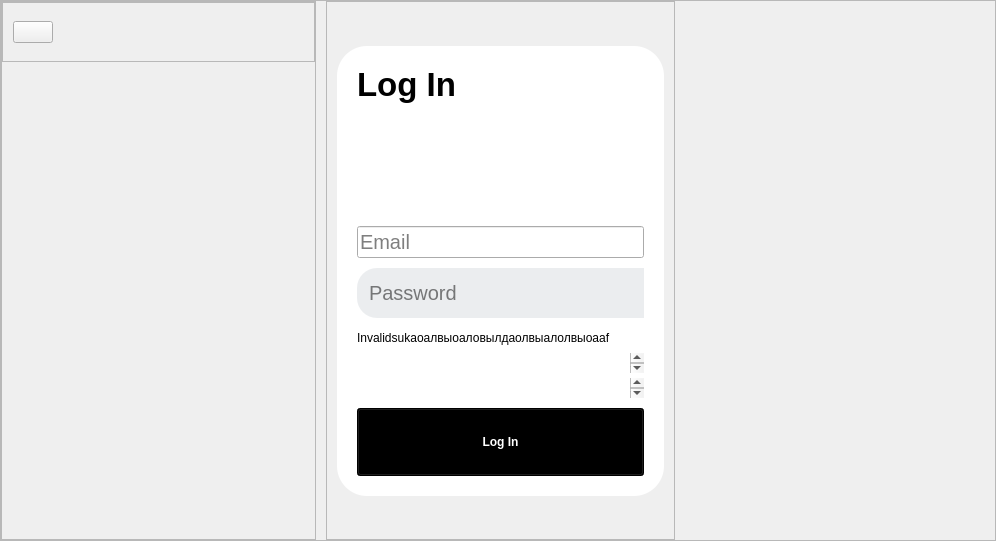
     <widget class="QWidget" name="page_Main">
      <property name="styleSheet">
       <string notr="true"/>
      </property>
      <layout class="QGridLayout" name="gridLayout_3">
       <property name="leftMargin">
        <number>0</number>
       </property>
       <property name="topMargin">
        <number>0</number>
       </property>
       <property name="rightMargin">
        <number>0</number>
       </property>
       <property name="bottomMargin">
        <number>0</number>
       </property>
       <property name="spacing">
        <number>0</number>
       </property>
       <item row="0" column="0">
        <widget class="QFrame" name="frame_Main">
         <property name="styleSheet">
          <string notr="true"/>
         </property>
         <property name="frameShape">
          <enum>QFrame::StyledPanel</enum>
         </property>
         <property name="frameShadow">
          <enum>QFrame::Raised</enum>
         </property>
         <layout class="QHBoxLayout" name="horizontalLayout">
          <property name="spacing">
           <number>10</number>
          </property>
          <property name="leftMargin">
           <number>0</number>
          </property>
          <property name="topMargin">
           <number>0</number>
          </property>
          <property name="rightMargin">
           <number>0</number>
          </property>
          <property name="bottomMargin">
           <number>0</number>
          </property>
          <item>
           <widget class="QFrame" name="frame_ControlMain">
            <property name="minimumSize">
             <size>
              <width>315</width>
              <height>0</height>
             </size>
            </property>
            <property name="maximumSize">
             <size>
              <width>315</width>
              <height>16777215</height>
             </size>
            </property>
            <property name="frameShape">
             <enum>QFrame::StyledPanel</enum>
            </property>
            <property name="frameShadow">
             <enum>QFrame::Raised</enum>
            </property>
            <layout class="QVBoxLayout" name="verticalLayout_2">
             <property name="spacing">
              <number>10</number>
             </property>
             <property name="leftMargin">
              <number>0</number>
             </property>
             <property name="topMargin">
              <number>0</number>
             </property>
             <property name="rightMargin">
              <number>0</number>
             </property>
             <property name="bottomMargin">
              <number>0</number>
             </property>
             <item>
              <widget class="QFrame" name="frame_Control">
               <property name="minimumSize">
                <size>
                 <width>0</width>
                 <height>60</height>
                </size>
               </property>
               <property name="maximumSize">
                <size>
                 <width>16777215</width>
                 <height>60</height>
                </size>
               </property>
               <property name="frameShape">
                <enum>QFrame::StyledPanel</enum>
               </property>
               <property name="frameShadow">
                <enum>QFrame::Raised</enum>
               </property>
               <layout class="QHBoxLayout" name="horizontalLayout_2">
                <property name="spacing">
                 <number>10</number>
                </property>
                <property name="leftMargin">
                 <number>10</number>
                </property>
                <property name="topMargin">
                 <number>10</number>
                </property>
                <property name="rightMargin">
                 <number>10</number>
                </property>
                <property name="bottomMargin">
                 <number>10</number>
                </property>
                <item>
                 <widget class="QPushButton" name="button_ControlBack">
                  <property name="text">
                   <string/>
                  </property>
                 </widget>
                </item>
                <item>
                 <spacer name="horizontalSpacer_3">
                  <property name="orientation">
                   <enum>Qt::Horizontal</enum>
                  </property>
                  <property name="sizeHint" stdset="0">
                   <size>
                    <width>252</width>
                    <height>20</height>
                   </size>
                  </property>
                 </spacer>
                </item>
               </layout>
              </widget>
             </item>
             <item>
              <spacer name="verticalSpacer_3">
               <property name="orientation">
                <enum>Qt::Vertical</enum>
               </property>
               <property name="sizeHint" stdset="0">
                <size>
                 <width>20</width>
                 <height>477</height>
                </size>
               </property>
              </spacer>
             </item>
            </layout>
           </widget>
          </item>
          <item>
           <widget class="QFrame" name="frame_LogIn_1">
            <property name="minimumSize">
             <size>
              <width>347</width>
              <height>0</height>
             </size>
            </property>
            <property name="styleSheet">
             <string notr="true"/>
            </property>
            <property name="frameShape">
             <enum>QFrame::StyledPanel</enum>
            </property>
            <property name="frameShadow">
             <enum>QFrame::Raised</enum>
            </property>
            <layout class="QVBoxLayout" name="verticalLayout">
             <property name="spacing">
              <number>10</number>
             </property>
             <property name="leftMargin">
              <number>10</number>
             </property>
             <property name="topMargin">
              <number>0</number>
             </property>
             <property name="rightMargin">
              <number>10</number>
             </property>
             <property name="bottomMargin">
              <number>0</number>
             </property>
             <item>
              <spacer name="verticalSpacer">
               <property name="orientation">
                <enum>Qt::Vertical</enum>
               </property>
               <property name="sizeHint" stdset="0">
                <size>
                 <width>20</width>
                 <height>37</height>
                </size>
               </property>
              </spacer>
             </item>
             <item>
              <widget class="QFrame" name="frame_LogIn_2">
               <property name="minimumSize">
                <size>
                 <width>0</width>
                 <height>450</height>
                </size>
               </property>
               <property name="maximumSize">
                <size>
                 <width>16777215</width>
                 <height>450</height>
                </size>
               </property>
               <property name="styleSheet">
                <string notr="true">QFrame {
	background-color: white;
	border-radius: 30px;
}

QPushButton {
	height: 60px;
	background-color: black;
	color: white;
}

QPushButton:pressed {
	background-color: rgb(30,30,30);
}</string>
               </property>
               <property name="frameShape">
                <enum>QFrame::StyledPanel</enum>
               </property>
               <property name="frameShadow">
                <enum>QFrame::Raised</enum>
               </property>
               <layout class="QGridLayout" name="gridLayout">
                <property name="leftMargin">
                 <number>0</number>
                </property>
                <property name="topMargin">
                 <number>0</number>
                </property>
                <property name="rightMargin">
                 <number>0</number>
                </property>
                <property name="bottomMargin">
                 <number>0</number>
                </property>
                <property name="spacing">
                 <number>0</number>
                </property>
                <item row="0" column="1">
                 <spacer name="verticalSpacer_4">
                  <property name="orientation">
                   <enum>Qt::Vertical</enum>
                  </property>
                  <property name="sizeType">
                   <enum>QSizePolicy::Minimum</enum>
                  </property>
                  <property name="sizeHint" stdset="0">
                   <size>
                    <width>20</width>
                    <height>20</height>
                   </size>
                  </property>
                 </spacer>
                </item>
                <item row="1" column="0">
                 <spacer name="horizontalSpacer_2">
                  <property name="orientation">
                   <enum>Qt::Horizontal</enum>
                  </property>
                  <property name="sizeType">
                   <enum>QSizePolicy::Minimum</enum>
                  </property>
                  <property name="sizeHint" stdset="0">
                   <size>
                    <width>20</width>
                    <height>20</height>
                   </size>
                  </property>
                 </spacer>
                </item>
                <item row="1" column="1">
                 <widget class="QFrame" name="frame_LogIn_3">
                  <property name="minimumSize">
                   <size>
                    <width>287</width>
                    <height>410</height>
                   </size>
                  </property>
                  <property name="styleSheet">
                   <string notr="true">QFrame#frame_PasswordInput {
	height: 60px;
	color: black;
	border-radius: 20px;
	background-color:  rgb(235, 237, 239);
	padding-left: 10px;
}


QLineEdit#line_Password {
	border: 0;
	padding-left: 0;
	background-color: rgb(235, 237, 239);
	border-top-right-radius: 0;
	border-bottom-right-radius: 0;
}

QPushButton#button_PasswordVisibility {
	height: 60px;
	border: 20px;
	background-color: rgb(235, 237, 239);
	border-top-left-radius: 0;
	border-bottom-left-radius: 0;
}</string>
                  </property>
                  <property name="frameShape">
                   <enum>QFrame::StyledPanel</enum>
                  </property>
                  <property name="frameShadow">
                   <enum>QFrame::Raised</enum>
                  </property>
                  <layout class="QVBoxLayout" name="verticalLayout_12">
                   <property name="spacing">
                    <number>10</number>
                   </property>
                   <property name="leftMargin">
                    <number>0</number>
                   </property>
                   <property name="topMargin">
                    <number>0</number>
                   </property>
                   <property name="rightMargin">
                    <number>0</number>
                   </property>
                   <property name="bottomMargin">
                    <number>0</number>
                   </property>
                   <item>
                    <widget class="QLabel" name="label_SignIn">
                     <property name="font">
                      <font>
                       <pointsize>25</pointsize>
                       <weight>75</weight>
                       <bold>true</bold>
                      </font>
                     </property>
                     <property name="text">
                      <string>Log In</string>
                     </property>
                     <property name="indent">
                      <number>0</number>
                     </property>
                    </widget>
                   </item>
                   <item>
                    <widget class="QTextBrowser" name="textBrowser_Rules">
                     <property name="maximumSize">
                      <size>
                       <width>16777215</width>
                       <height>100</height>
                      </size>
                     </property>
                     <property name="styleSheet">
                      <string notr="true"/>
                     </property>
                     <property name="html">
                      <string>&lt;!DOCTYPE HTML PUBLIC &quot;-//W3C//DTD HTML 4.0//EN&quot; &quot;http://www.w3.org/TR/REC-html40/strict.dtd&quot;&gt;
&lt;html&gt;&lt;head&gt;&lt;meta name=&quot;qrichtext&quot; content=&quot;1&quot; /&gt;&lt;style type=&quot;text/css&quot;&gt;
p, li { white-space: pre-wrap; }
&lt;/style&gt;&lt;/head&gt;&lt;body style=&quot; font-family:'.AppleSystemUIFont'; font-size:13pt; font-weight:400; font-style:normal;&quot;&gt;
&lt;p style=&quot;-qt-paragraph-type:empty; margin-top:0px; margin-bottom:0px; margin-left:0px; margin-right:0px; -qt-block-indent:0; text-indent:0px;&quot;&gt;&lt;br /&gt;&lt;/p&gt;&lt;/body&gt;&lt;/html&gt;</string>
                     </property>
                    </widget>
                   </item>
                   <item>
                    <spacer name="verticalSpacer_7">
                     <property name="orientation">
                      <enum>Qt::Vertical</enum>
                     </property>
                     <property name="sizeType">
                      <enum>QSizePolicy::Minimum</enum>
                     </property>
                     <property name="sizeHint" stdset="0">
                      <size>
                       <width>20</width>
                       <height>20</height>
                      </size>
                     </property>
                    </spacer>
                   </item>
                   <item>
                    <widget class="QLineEdit" name="line_Email">
                     <property name="font">
                      <font>
                       <pointsize>15</pointsize>
                      </font>
                     </property>
                     <property name="styleSheet">
                      <string notr="true"/>
                     </property>
                     <property name="text">
                      <string/>
                     </property>
                     <property name="placeholderText">
                      <string>Email</string>
                     </property>
                    </widget>
                   </item>
                   <item>
                    <widget class="QFrame" name="frame_PasswordInput">
                     <property name="minimumSize">
                      <size>
                       <width>0</width>
                       <height>50</height>
                      </size>
                     </property>
                     <property name="maximumSize">
                      <size>
                       <width>16777215</width>
                       <height>50</height>
                      </size>
                     </property>
                     <property name="styleSheet">
                      <string notr="true"/>
                     </property>
                     <property name="frameShape">
                      <enum>QFrame::StyledPanel</enum>
                     </property>
                     <property name="frameShadow">
                      <enum>QFrame::Raised</enum>
                     </property>
                     <layout class="QHBoxLayout" name="horizontalLayout_3">
                      <property name="spacing">
                       <number>0</number>
                      </property>
                      <property name="leftMargin">
                       <number>0</number>
                      </property>
                      <property name="topMargin">
                       <number>0</number>
                      </property>
                      <property name="rightMargin">
                       <number>0</number>
                      </property>
                      <property name="bottomMargin">
                       <number>0</number>
                      </property>
                      <item>
                       <widget class="QLineEdit" name="line_Password">
                        <property name="font">
                         <font>
                          <pointsize>15</pointsize>
                         </font>
                        </property>
                        <property name="styleSheet">
                         <string notr="true"/>
                        </property>
                        <property name="maxLength">
                         <number>16</number>
                        </property>
                        <property name="echoMode">
                         <enum>QLineEdit::Password</enum>
                        </property>
                        <property name="placeholderText">
                         <string>Password</string>
                        </property>
                       </widget>
                      </item>
                      <item>
                       <widget class="QPushButton" name="button_PasswordVisibility">
                        <property name="styleSheet">
                         <string notr="true"/>
                        </property>
                        <property name="text">
                         <string/>
                        </property>
                        <property name="checkable">
                         <bool>true</bool>
                        </property>
                       </widget>
                      </item>
                     </layout>
                    </widget>
                   </item>
                   <item>
                    <widget class="QFrame" name="frame_SignsLogIn">
                     <property name="frameShape">
                      <enum>QFrame::StyledPanel</enum>
                     </property>
                     <property name="frameShadow">
                      <enum>QFrame::Raised</enum>
                     </property>
                     <layout class="QVBoxLayout" name="verticalLayout_3">
                      <property name="spacing">
                       <number>5</number>
                      </property>
                      <property name="leftMargin">
                       <number>0</number>
                      </property>
                      <property name="topMargin">
                       <number>0</number>
                      </property>
                      <property name="rightMargin">
                       <number>0</number>
                      </property>
                      <property name="bottomMargin">
                       <number>0</number>
                      </property>
                      <item>
                       <widget class="QLabel" name="label_LogInError">
                        <property name="minimumSize">
                         <size>
                          <width>287</width>
                          <height>20</height>
                         </size>
                        </property>
                        <property name="maximumSize">
                         <size>
                          <width>287</width>
                          <height>20</height>
                         </size>
                        </property>
                        <property name="text">
                         <string>Invalidsukaоалвыоаловылдаолвыалолвыоааf</string>
                        </property>
                       </widget>
                      </item>
                      <item>
                       <widget class="QTextBrowser" name="textBrowser_toSignUp">
                        <property name="minimumSize">
                         <size>
                          <width>0</width>
                          <height>20</height>
                         </size>
                        </property>
                        <property name="maximumSize">
                         <size>
                          <width>16777215</width>
                          <height>20</height>
                         </size>
                        </property>
                       </widget>
                      </item>
                      <item>
                       <widget class="QTextBrowser" name="textBrowser_Reset">
                        <property name="minimumSize">
                         <size>
                          <width>0</width>
                          <height>20</height>
                         </size>
                        </property>
                        <property name="maximumSize">
                         <size>
                          <width>16777215</width>
                          <height>20</height>
                         </size>
                        </property>
                       </widget>
                      </item>
                     </layout>
                    </widget>
                   </item>
                   <item>
                    <widget class="QPushButton" name="button_LogIn">
                     <property name="font">
                      <font>
                       <weight>75</weight>
                       <bold>true</bold>
                      </font>
                     </property>
                     <property name="text">
                      <string>Log In</string>
                     </property>
                    </widget>
                   </item>
                  </layout>
                 </widget>
                </item>
                <item row="1" column="2">
                 <spacer name="horizontalSpacer_4">
                  <property name="orientation">
                   <enum>Qt::Horizontal</enum>
                  </property>
                  <property name="sizeType">
                   <enum>QSizePolicy::Minimum</enum>
                  </property>
                  <property name="sizeHint" stdset="0">
                   <size>
                    <width>20</width>
                    <height>20</height>
                   </size>
                  </property>
                 </spacer>
                </item>
                <item row="2" column="1">
                 <spacer name="verticalSpacer_5">
                  <property name="orientation">
                   <enum>Qt::Vertical</enum>
                  </property>
                  <property name="sizeType">
                   <enum>QSizePolicy::Minimum</enum>
                  </property>
                  <property name="sizeHint" stdset="0">
                   <size>
                    <width>20</width>
                    <height>20</height>
                   </size>
                  </property>
                 </spacer>
                </item>
               </layout>
              </widget>
             </item>
             <item>
              <spacer name="verticalSpacer_2">
               <property name="orientation">
                <enum>Qt::Vertical</enum>
               </property>
               <property name="sizeHint" stdset="0">
                <size>
                 <width>20</width>
                 <height>37</height>
                </size>
               </property>
              </spacer>
             </item>
            </layout>
           </widget>
          </item>
          <item>
           <spacer name="horizontalSpacer">
            <property name="orientation">
             <enum>Qt::Horizontal</enum>
            </property>
            <property name="sizeHint" stdset="0">
             <size>
              <width>320</width>
              <height>20</height>
             </size>
            </property>
           </spacer>
          </item>
         </layout>
        </widget>
       </item>
      </layout>
     </widget>
